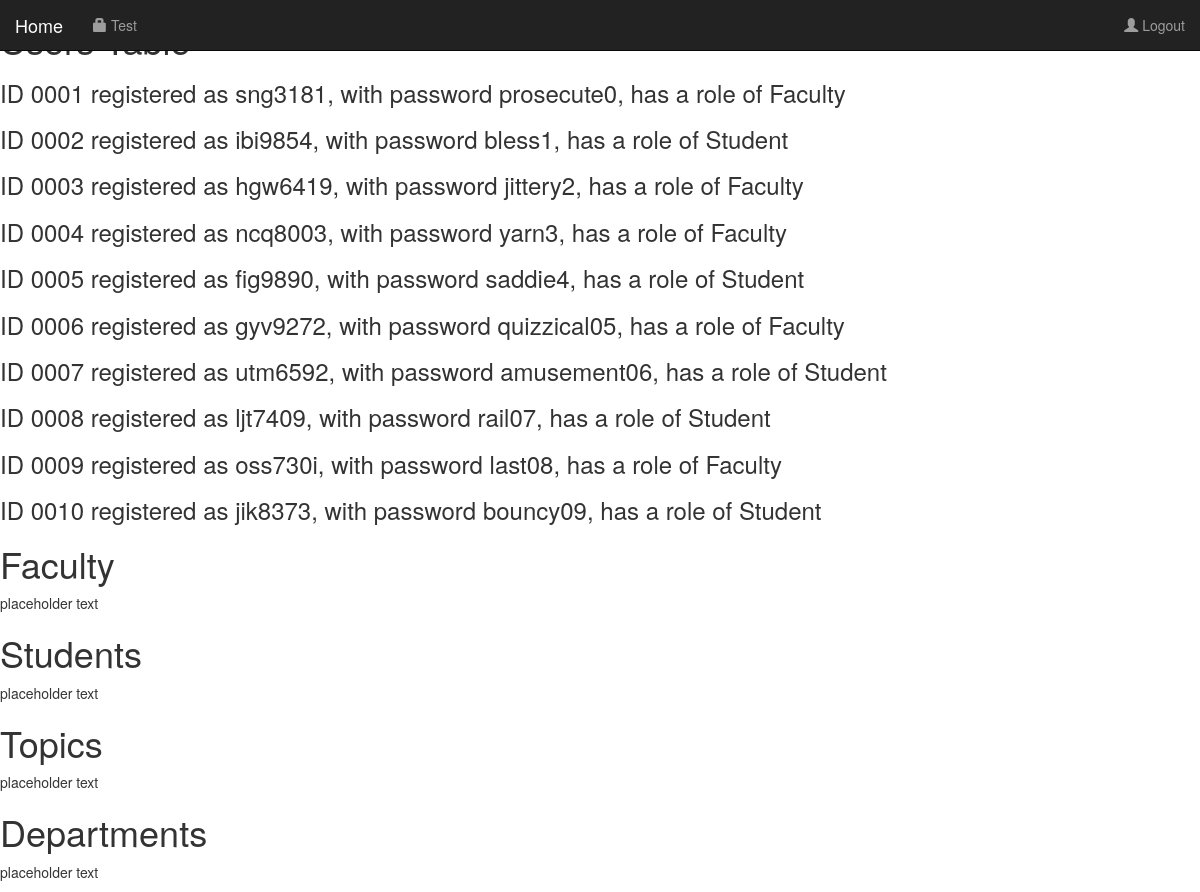
The app's page /Milestone3/php/assets/php/pages/test.php, older data.
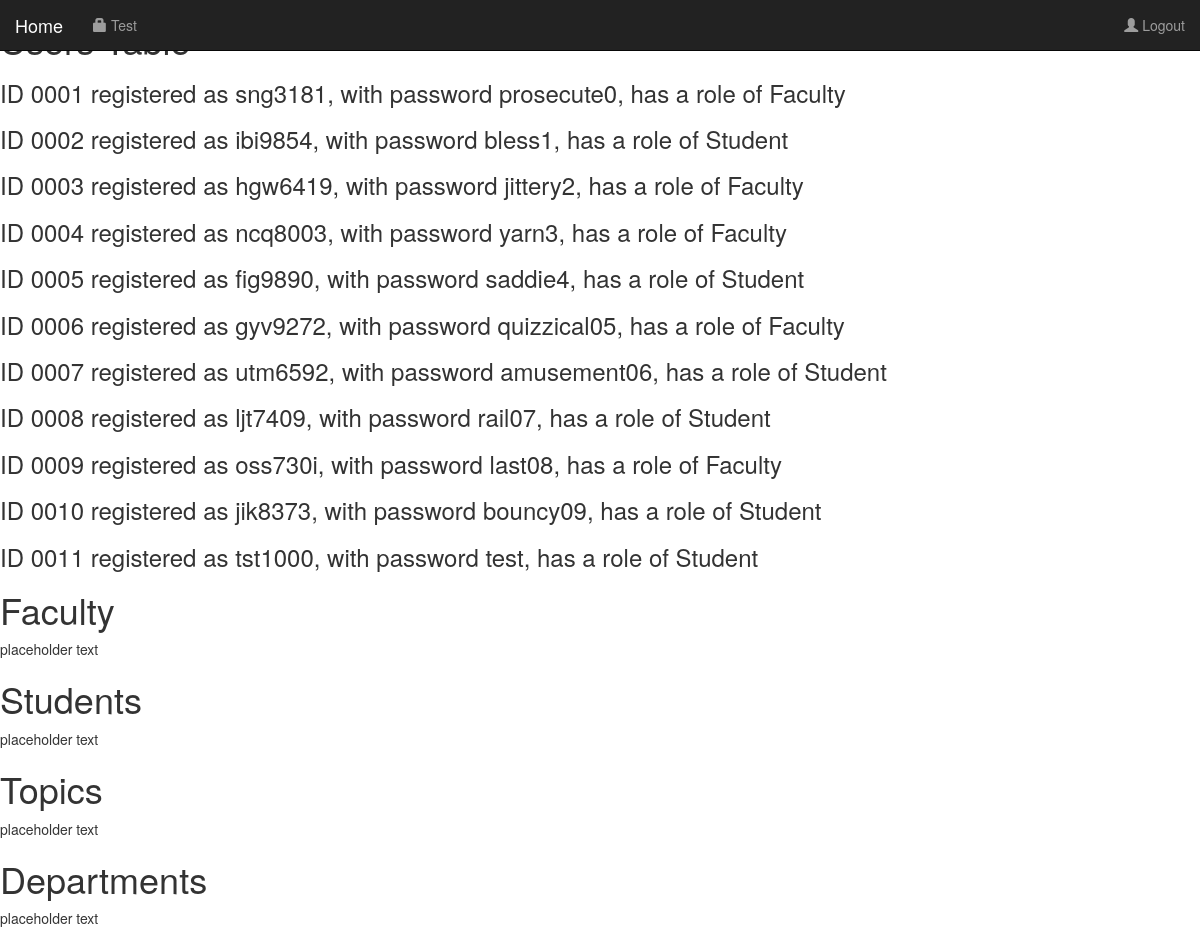
The same page, newer data.
### tables this page shows
CREATE TABLE Users(
	userID int(4) ZEROFILL AUTO_INCREMENT NOT NULL,
	userName varchar(25) DEFAULT 'Admin',
	password varchar(25) DEFAULT 'password',
	role ENUM("Student", "Faculty") NOT NULL,
	PRIMARY KEY (userID)
);

### Milestone3/php/assets/php/database/classes/PDO.DB.class.php (called while the page is built)
<?php
class DB {
    private $dbh;
    function __construct() {
        try {
            $this->dbh = new PDO("mysql:host={$_SERVER['DB_SERVER']};dbname={$_SERVER['DB']}", $_SERVER['DB_USER'], $_SERVER['DB_PASSWORD']);
        }
        catch (PDOException $e) {
            die();
        }
    }
    function getAllUsers() {
        try {
            include "Users.class.php";
            $data = array();
            $stmt = $this->dbh->prepare("SELECT * FROM Users");
            $stmt->execute();
            $stmt->setFetchMode(PDO::FETCH_CLASS, "Users");
            while ($person = $stmt->fetch()) {
                $data[] = $person;
            }
            return $data;
        } catch (PDOException $e) {
            echo $e->getMessage();
            die();
        }
    }
}

### Milestone3/php/assets/php/database/classes/Users.class.php (called while the page is built)
<?php
class Users {
    private $userID;
    private $userName;
    private $password;
    private $role;
    public function whoAmI() {
        return "ID {$this->userID} registered as {$this->userName}, with password {$this->password}, has a role of {$this->role}";
    }
}

### Milestone3/php/assets/php/pages/test.php (the view, shortened to what this page needs)
<?php include('../elements/head.php'); ?>
<?php include('../elements/navbar.php'); ?>
<html>
    <body>
        <form>
            <h1>Users Table</h1>
            <?php
                require_once "../database/classes/PDO.DB.class.php";
                $db = new DB();
                $data = $db->getAllUsers();
                foreach($data as $person) {
                    echo "<h3>{$person->whoAmI()}</h3>";
                }
            ?>
        </form>
        <form>
            <h1>Faculty</h1>
            <p>placeholder text</p>
        </form>
        <form>
            <h1>Students</h1>
            <p>placeholder text</p>
        </form>
        <form>
            <h1>Topics</h1>
            <p>placeholder text</p>
        </form>
        <form>
            <h1>Departments</h1>
            <p>placeholder text</p>
        </form>
    </body>
</html>

Row changes from the older to the newer data that the page shows:
added users: $person->whoAmI() "ID 0011 registered as tst1000, with password test, has a role of Student"
